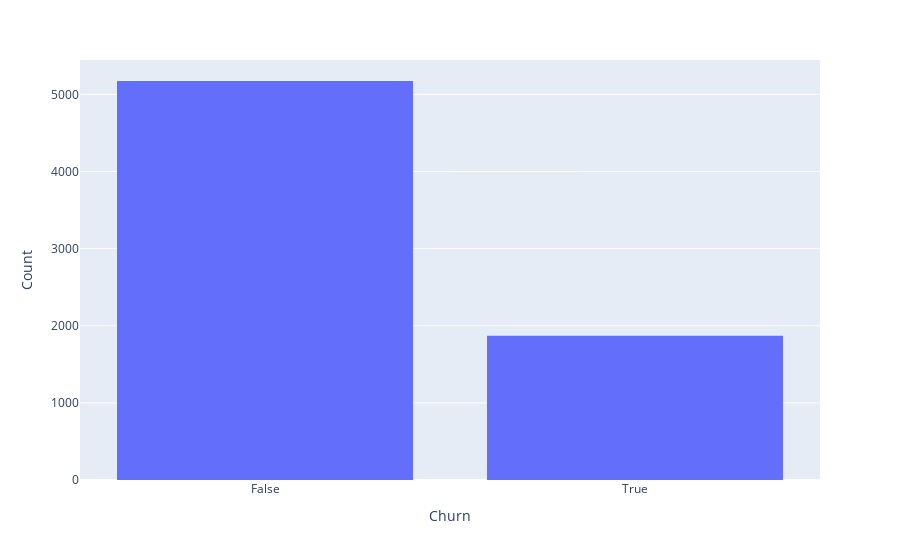

Source (notebook cell):
### Code cell
fig = px.histogram(aux, x = 'Churn')

fig.update_layout(yaxis_title = 'Count')

fig.update_xaxes(
    tickvals=['false', 'true'],
    ticktext=['False', 'True']  
)

fig.show()

### Figure 1 — Plotly figure (JSON) as saved in the notebook; plotly's stock layout.template omitted (floating-point values rounded to 4 significant figures; data arrays with more than 128 entries replaced by an {"elided": "..."} marker saying what was removed)
{"data": [{"alignmentgroup": "True", "bingroup": "x", "hovertemplate": "Churn=%{x}<br>count=%{y}<extra></extra>", "legendgroup": "", "marker": {"color": "#636efa", "pattern": {"shape": ""}}, "name": "", "offsetgroup": "", "orientation": "v", "showlegend": false, "type": "histogram", "x": {"elided": "7043 bool values"}, "xaxis": "x", "yaxis": "y"}], "layout": {"barmode": "relative", "legend": {"tracegroupgap": 0}, "margin": {"t": 60}, "xaxis": {"anchor": "y", "domain": [0, 1], "ticktext": ["False", "True"], "tickvals": ["false", "true"], "title": {"text": "Churn"}}, "yaxis": {"anchor": "x", "domain": [0, 1], "title": {"text": "Count"}}}}
